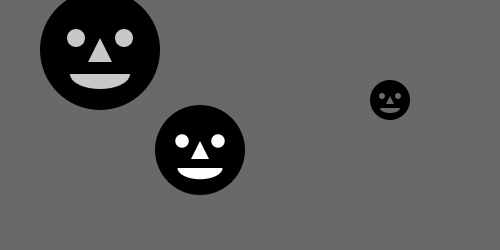
Frame 1 (no input)
Frame 60 (the mouse pressed at the canvas centre just before this capture): identical to frame 1, image omitted
Frame 120 (the mouse held since frame 60 and released just before this capture): identical to frame 1, image omitted

The Processing sketch that drew this single still picture (run headless with seeded random() and noise(); from frame 60 on, the mouse is pressed at the canvas centre):

// Processing sketch: processing_65711
// ── processing_65711.pde

void setup() {
  size(500, 250);
  smooth();
}

void draw() {
  background(105);
  smiley(200, 150, 255, 0.9);
  smiley(100, 50, 200, 1.2);
  smiley(390, 100, 105, 0.4);
}

void smiley(int x, int y, int g, float s) {
  pushMatrix();
    translate(x, y);
    scale(s);  
    noStroke();
    fill(0);
    ellipse(0, 0, 100, 100);
    fill(g);
    ellipse(-20, -10, 15, 15);
    ellipse(20, -10, 15, 15); 
    triangle(0, -10, 10, 10, -10, 10);
    arc(0, 20, 50, 25, 0, PI);  
  popMatrix();
}
